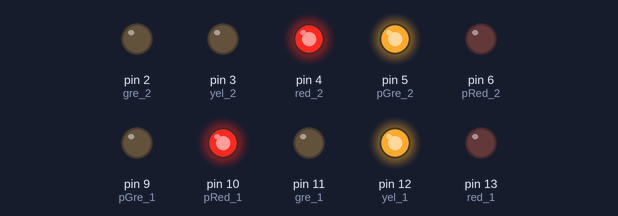
This sketch was run on a simulated Arduino Uno, built with avr-gcc and run on an emulated ATmega328P. Shown: output pins drawn as LEDs (lit = HIGH).

Above: at 1.0 s.
At 2.6 s:
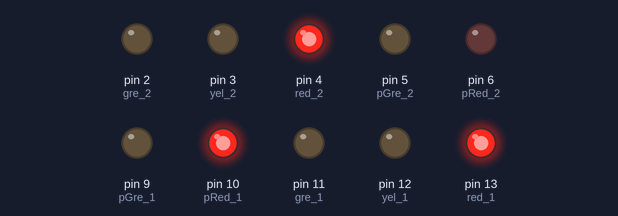
At 5.2 s:
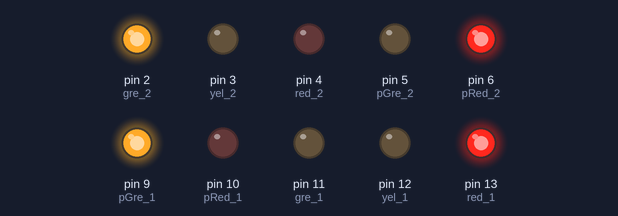
At 9.0 s:
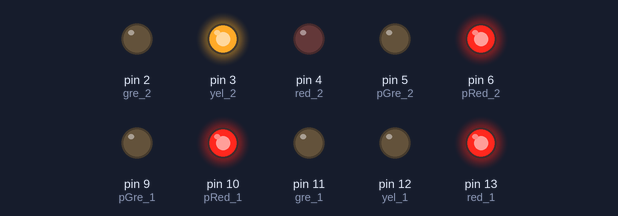
At 12.2 s:
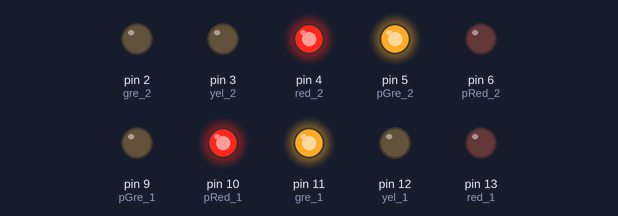
At 17.1 s:
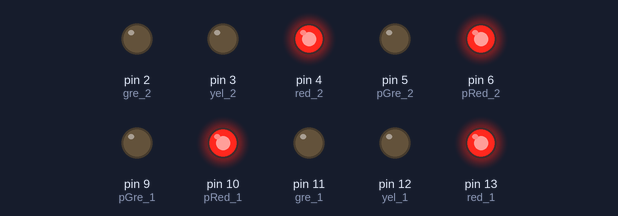
Timing chart, 0 to 18.3 s (numbered marks = the images above):
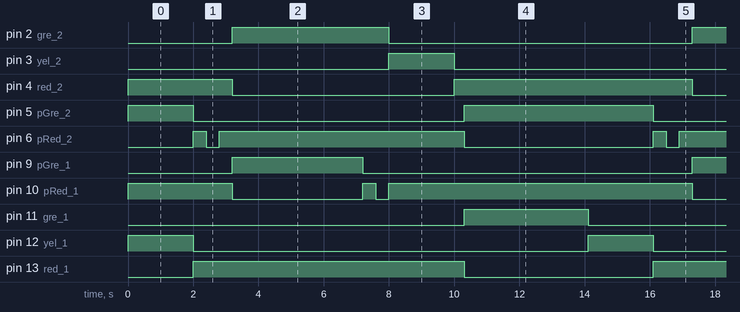

Measured:
- by itself, pin 2 (gre_2): alternates HIGH for 4.8 s and LOW for 9.3 s
- by itself, pin 3 (yel_2), pin 12 (yel_1): alternates HIGH for 2.0 s and LOW for 12.1 s
- by itself, pin 4 (red_2): repeats every 14.1 s: LOW 6.8 s, HIGH 7.3 s
- by itself, pin 5 (pGre_2): repeats every 14.1 s: LOW 8.3 s, HIGH 5.8 s
- by itself, pin 6 (pRed_2): repeats every 14.1 s: LOW 0.40 s, HIGH 7.5 s, LOW 5.8 s, HIGH 0.40 s
- by itself, pin 9 (pGre_1): alternates HIGH for 4.0 s and LOW for 10.1 s
- by itself, pin 10 (pRed_1): repeats every 14.1 s: LOW 4.0 s, HIGH 0.40 s, LOW 0.40 s, HIGH 9.3 s
- by itself, pin 11 (gre_1): alternates HIGH for 3.8 s and LOW for 10.3 s

The sketch:

semaforos1.ino
```cpp
// C++ code

//rua1
int red_1 = 13;
int yel_1 = 12;
int gre_1 = 11;

//rua2
int red_2 = 4;
int yel_2 = 3;
int gre_2 = 2;

//pedestres
int pRed_1 = 10;
int pGre_1 = 9;


//pedestres
int pRed_2 = 6;
int pGre_2 = 5;

void setup(){

pinMode (red_1 ,OUTPUT);
pinMode (yel_1 ,OUTPUT);
pinMode (gre_1 ,OUTPUT);
pinMode (red_2 ,OUTPUT);
pinMode (yel_2 ,OUTPUT);
pinMode (gre_2 ,OUTPUT);
pinMode (pRed_1,OUTPUT);
pinMode (pGre_1,OUTPUT);
pinMode (pRed_2,OUTPUT);
pinMode (pGre_2,OUTPUT);

}

void loop(){
cruzamento();
}

void cruzamento(){


digitalWrite(red_1,LOW);
digitalWrite(gre_1,LOW);
digitalWrite(yel_1,HIGH);
digitalWrite(pRed_1,HIGH);
digitalWrite(pGre_1,LOW);

 // rua 1 amarelo , pedestre vermelho

digitalWrite(red_2,HIGH);
digitalWrite(gre_2,LOW);
digitalWrite(yel_2,LOW);
digitalWrite(pRed_2,LOW);
digitalWrite(pGre_2,HIGH);

  //rua 2 vermelho , pedestre verde

delay(2000);

  //------piscar ----------//

digitalWrite(red_1,HIGH);
digitalWrite(gre_1,LOW);
digitalWrite(yel_1,LOW);
digitalWrite(pRed_1,HIGH);
digitalWrite(pGre_1,LOW);

digitalWrite(red_2,HIGH);
digitalWrite(gre_2,LOW);
digitalWrite(yel_2,LOW);
digitalWrite(pRed_2,HIGH);
digitalWrite(pGre_2,LOW);

  //rua 2 vermelho, pedestre vermelho

delay(400);

 digitalWrite(red_1,HIGH);
digitalWrite(gre_1,LOW);
digitalWrite(yel_1,LOW);
digitalWrite(pRed_1,HIGH);
digitalWrite(pGre_1,LOW);


digitalWrite(red_2,HIGH);
digitalWrite(gre_2,LOW);
digitalWrite(yel_2,LOW);
digitalWrite(pRed_2,LOW);
digitalWrite(pGre_2,LOW);

  //rua 2 vermelho, pedestre apagado.

delay(400);

 digitalWrite(red_1,HIGH);
digitalWrite(gre_1,LOW);
digitalWrite(yel_1,LOW);
digitalWrite(pRed_1,HIGH);
digitalWrite(pGre_1,LOW);


digitalWrite(red_2,HIGH);
digitalWrite(gre_2,LOW);
digitalWrite(yel_2,LOW);
digitalWrite(pRed_2,HIGH);
digitalWrite(pGre_2,LOW);

  //rua 2 vermelho, pedestre vermelho

delay(400);

  //---------------------parar de piscar----------------//

digitalWrite(red_1,HIGH);
digitalWrite(gre_1,LOW);
digitalWrite(yel_1,LOW);
digitalWrite(pRed_1,LOW);
digitalWrite(pGre_1,HIGH);

 //rua 1 vermelho, pedestre verde.

digitalWrite(red_2,LOW);
digitalWrite(gre_2,HIGH);
digitalWrite(yel_2,LOW);
digitalWrite(pRed_2,HIGH);
digitalWrite(pGre_2,LOW);

  //rua 2 verde, pedestre vermelho.

delay(4000);

  //-----------------------1fechou/ p1 abriu-2abriu p2 fechou--------------------------//

  // PISCAR //
  digitalWrite(red_1,HIGH);
digitalWrite(gre_1,LOW);
digitalWrite(yel_1,LOW);
digitalWrite(pRed_1,HIGH);
digitalWrite(pGre_1,LOW);

 // rua 1 VERMELHO , pedestre vermelho

digitalWrite(red_2,LOW);
digitalWrite(gre_2,HIGH);
digitalWrite(yel_2,LOW);
digitalWrite(pRed_2,HIGH);
digitalWrite(pGre_2,LOW);

  //rua 2 vermelho , pedestre verde

delay(400);

    digitalWrite(red_1,HIGH);
digitalWrite(gre_1,LOW);
digitalWrite(yel_1,LOW);
digitalWrite(pRed_1,LOW);
digitalWrite(pGre_1,LOW);

 // rua 1 VERMELHO , pedestre APAGADO

digitalWrite(red_2,LOW);
digitalWrite(gre_2,HIGH);
digitalWrite(yel_2,LOW);
digitalWrite(pRed_2,HIGH);
digitalWrite(pGre_2,LOW);

  //rua 2 vermelho , pedestre verde

delay(400);

    digitalWrite(red_1,HIGH);
digitalWrite(gre_1,LOW);
digitalWrite(yel_1,LOW);
digitalWrite(pRed_1,HIGH);
digitalWrite(pGre_1,LOW);

 // rua 1 VERMELHO , pedestre vermelho

digitalWrite(red_2,LOW);
digitalWrite(gre_2,LOW);
digitalWrite(yel_2,HIGH);
digitalWrite(pRed_2,HIGH);
digitalWrite(pGre_2,LOW);

  //rua 2 AMARELO , pedestre VERMELHO

delay(400);

  //----------------1 FECHOU/FECHOU/AMARELO/VERMELHO-------------//


   digitalWrite(red_1,HIGH);
digitalWrite(gre_1,LOW);
digitalWrite(yel_1,LOW);
digitalWrite(pRed_1,HIGH);
digitalWrite(pGre_1,LOW);

 // rua 1 VERMELHO , pedestre vermelho

digitalWrite(red_2,LOW);
digitalWrite(gre_2,LOW);
digitalWrite(yel_2,HIGH);
digitalWrite(pRed_2,HIGH);
digitalWrite(pGre_2,LOW);

  //rua 2 AMARELO , pedestre VERMELHO

delay(1600);

  //-------------------------------------------------------------//

    digitalWrite(red_1,HIGH);
digitalWrite(gre_1,LOW);
digitalWrite(yel_1,LOW);
digitalWrite(pRed_1,HIGH);
digitalWrite(pGre_1,LOW);

 // rua 1 VERMELHO , pedestre vermelho

digitalWrite(red_2,HIGH);
digitalWrite(gre_2,LOW);
digitalWrite(yel_2,LOW);
digitalWrite(pRed_2,HIGH);
digitalWrite(pGre_2,LOW);

  //rua 2 VERMELHO , pedestre VERMELHO.

delay(300);

  digitalWrite(red_1,LOW);
digitalWrite(gre_1,HIGH);
digitalWrite(yel_1,LOW);
digitalWrite(pRed_1,HIGH);
digitalWrite(pGre_1,LOW);

 // rua 1 VERDE , pedestre vermelho

digitalWrite(red_2,HIGH);
digitalWrite(gre_2,LOW);
digitalWrite(yel_2,LOW);
digitalWrite(pRed_2,LOW);
digitalWrite(pGre_2,HIGH);

  //rua 2 VERMELHO , pedestre VERDE.

delay(3800);


}

  
```
